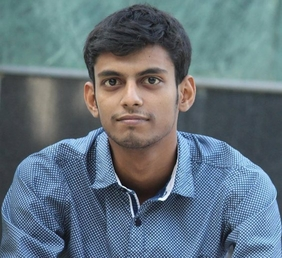
#> input picture me2.jpg, 282 x 258 px
$ jupyter execute --allow-errors Lab_1.2.ipynb
#> lines starting #> are read from the running program, lines starting #| are printed output that depends on the picture
[cell 1]
import matplotlib.pyplot as plt
from matplotlib.pyplot import imread
img = imread('me2.jpg')
#> img is the input picture: shape (258, 282, 3); mean R, G, B 99.2, 115.1, 125.9
plt.imshow(img)
img.shape
#> Out = (258, 282, 3)

[cell 2]
img1 = img[:, :, 0]
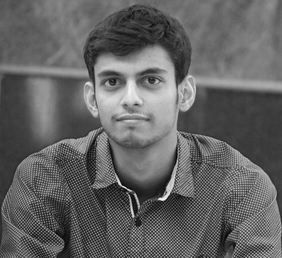
#> img1: shape (258, 282); min 0, max 246, mean 99.2
img2 = img[:, :, 1]
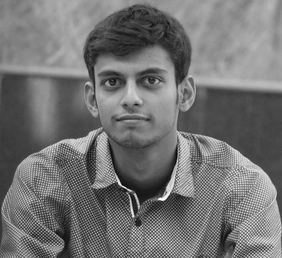
#> img2: shape (258, 282); min 1, max 255, mean 115.1
img3 = img[:, :, 2]
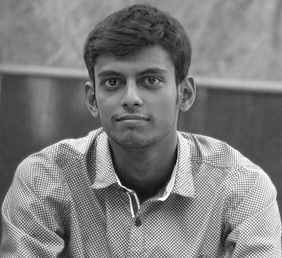
#> img3: shape (258, 282); min 2, max 255, mean 125.9

[cell 3]
plt.imshow(img1, cmap='gray')

[cell 4]
plt.imshow(img2, cmap='gray')

[cell 5]
plt.imshow(img3, cmap='gray')

[cell 6]
print(img3.shape)
#| (258, 282)
